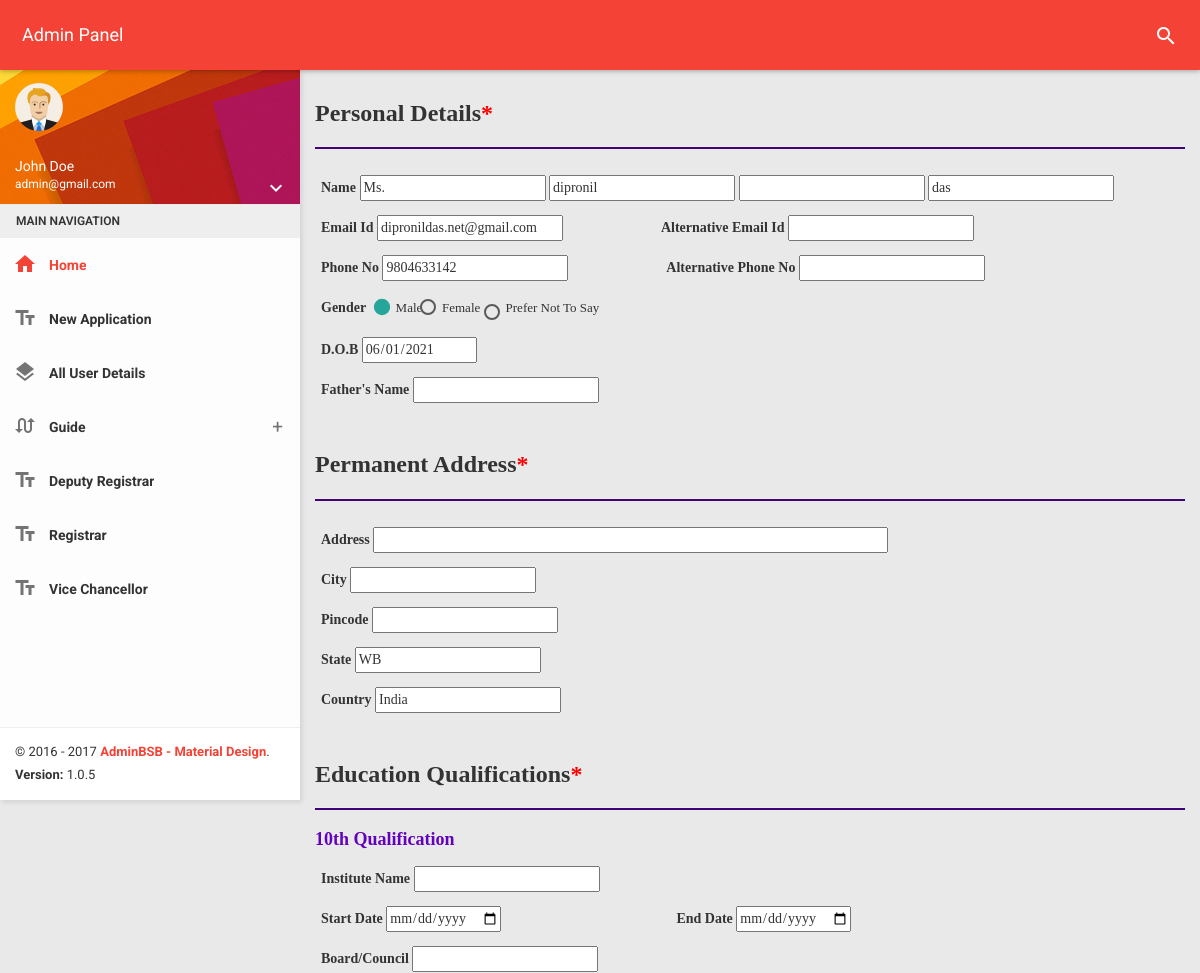
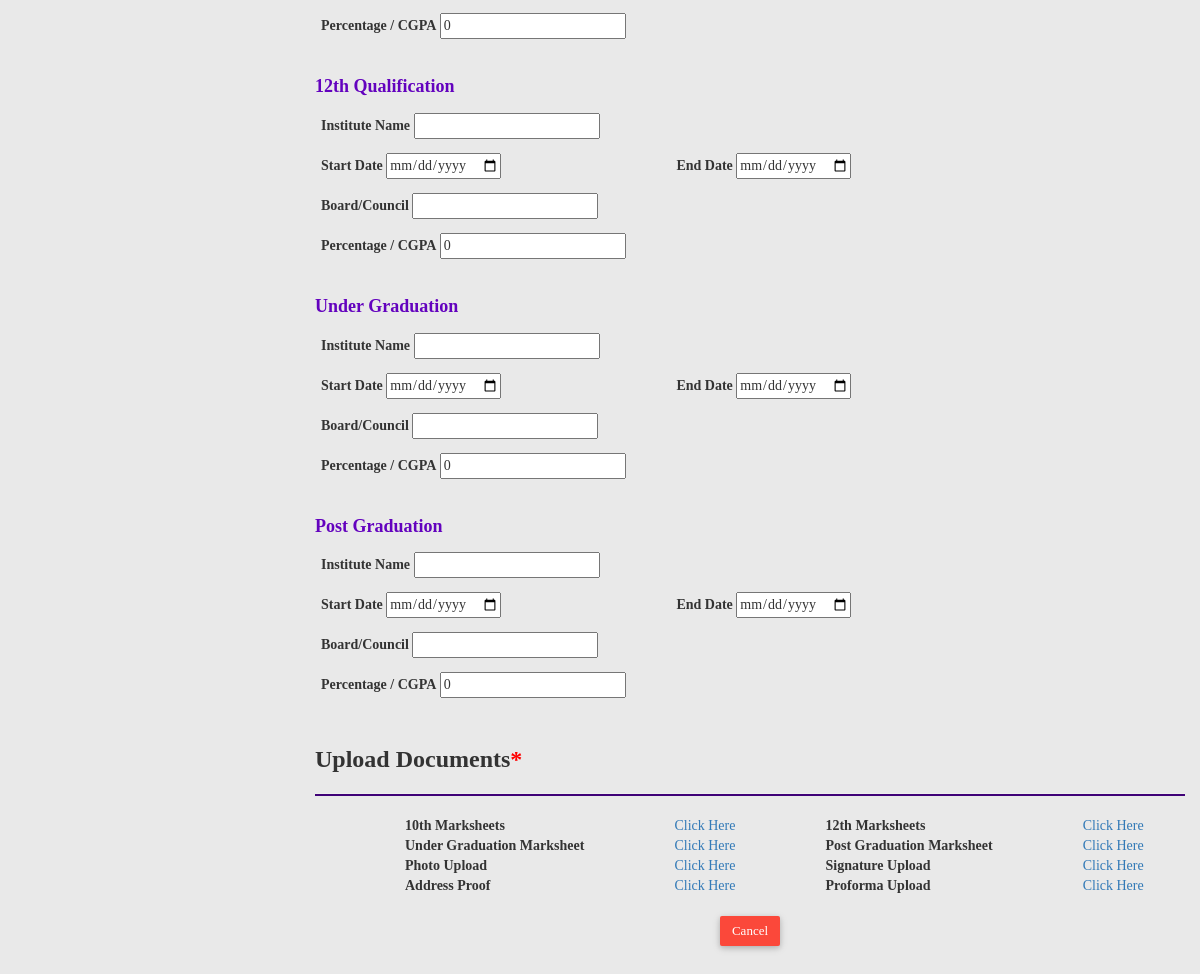
/registrar/pages/details.php?id=3 (signed in), run on the app's committed database (2 pictures, top to bottom).
### tables this page shows
CREATE TABLE `userfull` (
  `id` int(11) NOT NULL,
  `user_id` int(11) NOT NULL,
  `title` varchar(10) NOT NULL,
  `alteremail` varchar(255) NOT NULL,
  `alterphone` varchar(255) NOT NULL,
  `fathername` varchar(255) NOT NULL,
  `address` varchar(255) NOT NULL,
  `city` varchar(255) NOT NULL,
  `pin` varchar(6) NOT NULL,
  `state` varchar(20) NOT NULL,
  `country` varchar(20) NOT NULL,
  `insti10` varchar(25) NOT NULL,
  `start10` date NOT NULL,
  `end10` date NOT NULL,
  `board10` varchar(25) NOT NULL,
  `per10` int(11) NOT NULL,
  `insti12` varchar(25) NOT NULL,
  `start12` date NOT NULL,
  `end12` date NOT NULL,
  `board12` varchar(25) NOT NULL,
  `per12` int(11) NOT NULL,
  `instigra` varchar(25) NOT NULL,
  `startgra` date NOT NULL,
  `endgra` date NOT NULL,
  `boardgra` varchar(25) NOT NULL,
  `pergra` int(11) NOT NULL,
  `instipo` varchar(25) NOT NULL,
  `startpo` date NOT NULL,
  `endpo` text NOT NULL,
  `boardpo` varchar(25) NOT NULL,
  `perpo` int(11) NOT NULL,
  `mark10` varchar(255) NOT NULL,
  `mark12` varchar(255) NOT NULL,
  `markgra` varchar(255) NOT NULL,
  `markpo` varchar(255) NOT NULL,
  `photo` varchar(255) NOT NULL,
  `sign` varchar(255) NOT NULL,
  `addressp` varchar(255) NOT NULL,
  `proforma` varchar(255) NOT NULL
);

CREATE TABLE `user` (
  `id` int(6) NOT NULL,
  `firstname` varchar(255) NOT NULL,
  `middlename` varchar(255) NOT NULL,
  `lastname` varchar(255) NOT NULL,
  `email` varchar(255) NOT NULL,
  `phone` varchar(255) NOT NULL,
  `gender` varchar(255) NOT NULL,
  `dob` date NOT NULL,
  `course` varchar(255) NOT NULL,
  `password` varchar(255) NOT NULL,
  `otp` int(11) NOT NULL,
  `is_profile` tinyint(4) NOT NULL DEFAULT '0',
  `is_approved` tinyint(4) NOT NULL DEFAULT '0',
  `is_payment` tinyint(4) NOT NULL DEFAULT '0'
);

### registrar/pages/config.php (called while the page is built, shortened)
<?php
	class config
	{
		protected $servername='localhost';
		protected $username='root';
		protected $pass='';
		protected $db='phdportal';
		function __construct()
		{
			$this->conn=new mysqli($this->servername,$this->username,$this->pass,$this->db);
		}
	}
	class database extends config
	{
		public function showdetails($id)
 		{
             $result=mysqli_query($this->conn,"SELECT * FROM user,userfull WHERE user.id='$id' AND user.id=userfull.user_id");
 			 return $result;
 		}
	}
?>

### registrar/pages/details.php (the view, shortened to what this page needs)
<!DOCTYPE html>
<html>
<head>
    <link href="../plugins/bootstrap/css/bootstrap.css" rel="stylesheet">
    <link href="../plugins/node-waves/waves.css" rel="stylesheet" />
    <link href="../plugins/animate-css/animate.css" rel="stylesheet" />
    <link href="../plugins/jquery-datatable/skin/bootstrap/css/dataTables.bootstrap.css" rel="stylesheet">
    <link href="../css/style.css" rel="stylesheet">
    <link href="css/details.css" rel="stylesheet">
    <link href="../css/themes/all-themes.css" rel="stylesheet" />
</head>
<body class="theme-red">
    <?php include 'partials/nav.php'; ?>
    <section>
        <?php include 'partials/leftslide.php'; ?>
    </section>
    <section class="content">
        <?php
	        include("config.php");
	        $obj=new database;
	        $row=$obj->showdetails($_GET['id']);
	        $arr=mysqli_fetch_array($row);
        ?>
        <form action="server.php" method="post" enctype="multipart/form-data">
            <h3>Personal Details<span class="required"></h3>
            <hr>
            <div class="info">
                <label>Name</label>
                <input type="text" name="firstname" value="<?php echo $arr['title']; ?>" readonly>
                <input type="text" name="firstname" value="<?php echo $arr['firstname']; ?>" readonly>
                <input type="text" name="" value="<?php echo $arr['middlename']; ?>" readonly>
                <input type="text" name="" value="<?php echo $arr['lastname']; ?>" readonly>
            </div>
            <div class="info">
                <label>Email Id</label>
                <input type="email" name="email" value="<?php echo $arr['email']; ?>" readonly>
                <label class="dur1">Alternative Email Id</label>
                <input type="email" name="alteremail">
            </div>
            <div class="info">
                <label>Phone No</label>
                <input type="text" pattern="[0-9]{10}" maxlength="10" value="<?php echo $arr['phone']; ?>" readonly>
                <label class="dur1">Alternative Phone No</label>
                <input type="text" pattern="[0-9]{10}" maxlength="10" name="alterphone">
            </div>
            <div class="info">
                <label>Gender</label>
                <label for="male" style="width: 5%;">Male</label>
                <label for="female" style="width: 7%;">Female</label>
                <label for="other" style="width: 15%;display:inline;">Prefer Not To Say</label>
            </div>
            <div class="info">
                <label>D.O.B</label>
                <input type="date" value="<?php echo $arr['dob']; ?>" readonly>
            </div>
            <div class="info">
                <label>Father's Name</label>
                <input type="text" name="fathername" value="<?php echo $arr['fathername']; ?>">
            </div>
            <br>
            <h3>Permanent Address<span class="required"></span></h3>
            <hr>
            <div class="info">
                <label>Address</label>
                <input type="text" name="address" style="width: 60%;" value="<?php echo $arr['address']; ?>">
            </div>
            <div class="info">
                <label>City</span></label>
                <input type="text" name="city" value="<?php echo $arr['city']; ?>">
            </div>
            <div class="info">
                <label>Pincode</label>
                <input type="text" pattern="[0-9]{6}" maxlength="6" name="pin" value="<?php echo $arr['pin']; ?>">
            </div>
            <div class="info">
                <label>State</label>
                <input type="text" name="state" value="<?php echo $arr['state']; ?>">
            </div>
            <div class="info">
                <label>Country</label>
                <input type="text" name="state" value="<?php echo $arr['country']; ?>">
            </div>
            <br>
            <h3>Education Qualifications<span class="required"></h3>
            <hr>
            <h4>10th Qualification</h4>
            <div class="info">
                <label>Institute Name</label>
                <input type="text" name="insti10" value="<?php echo $arr['insti10']; ?>">
            </div>
            <div class="info">
                <label>Start Date</label>
                <input type="date" name="start10" value="<?php echo $arr['start10']; ?>">
                <label class="dur">End Date</label>
                <input type="date" name="end10" value="<?php echo $arr['end10']; ?>">
            </div>
            <div class="info">
                <label>Board/Council</label>
                <input type="text" name="board10" value="<?php echo $arr['board10']; ?>">
            </div>
            <div class="info">
                <label>Percentage / CGPA</label>
                <input type="number" name="per10" value="<?php echo $arr['per10']; ?>">
            </div>
            <br>
            <h4>12th Qualification</h4>
            <div class="info">
                <label>Institute Name</label>
                <input type="text" name="insti12" value="<?php echo $arr['insti12']; ?>">
            </div>
            <div class="info">
                <label>Start Date</label>
                <input type="date" name="start12" value="<?php echo $arr['start12']; ?>">
                <label class="dur">End Date</label>
                <input type="date" name="end12" value="<?php echo $arr['end12']; ?>">
            </div>
            <div class="info">
                <label>Board/Council</label>
                <input type="text" name="board12" value="<?php echo $arr['board12']; ?>">
            </div>
            <div class="info">
                <label>Percentage / CGPA</label>
                <input type="number" name="per12" value="<?php echo $arr['per12']; ?>">
            </div>
            <br>
            <h4>Under Graduation</h4>
            <div class="info">
                <label>Institute Name</label>
                <input type="text" name="instigra" value="<?php echo $arr['instigra']; ?>">
            </div>
            <div class="info">
                <label>Start Date</label>
                <input type="date" name="startgra" value="<?php echo $arr['startgra']; ?>">
                <label class="dur">End Date</label>
                <input type="date" name="endgra" value="<?php echo $arr['endgra']; ?>">
            </div>
            <div class="info">
                <label>Board/Council</label>
                <input type="text" name="boardgra" value="<?php echo $arr['boardgra']; ?>">
            </div>
            <div class="info">
                <label>Percentage / CGPA</label>
                <input type="number" name="pergra" value="<?php echo $arr['pergra']; ?>">
            </div>
            <br>
            <h4>Post Graduation</h4>
            <div class="info">
                <label>Institute Name</label>
                <input type="text" name="instipo" value="<?php echo $arr['instipo']; ?>">
            </div>
            <div class="info">
                <label>Start Date</label>
                <input type="date" name="startpo" value="<?php echo $arr['startpo']; ?>">
                <label class="dur">End Date</label>
                <input type="date" name="endpo" value="<?php echo $arr['endpo']; ?>">
            </div>
            <div class="info">
                <label>Board/Council</label>
                <input type="text" name="boardpo" value="<?php echo $arr['boardpo']; ?>">
            </div>
            <div class="info">
                <label>Percentage / CGPA</label>
                <input type="number" name="perpo" value="<?php echo $arr['perpo']; ?>">
            </div>
            <br>
            <h3>Upload Documents<span class="required"></h3>
            <hr>
            <table>
                <tr>
                    <td><label>10th Marksheets</label></td>
                    <td><a href="../../<?php echo $arr['mark10']; ?>">Click Here</a></td>
                    <td><label>12th Marksheets</label></td>
                    <td><a href="../../<?php echo $arr['mark12']; ?>">Click Here</a></td>
                </tr>
                <tr>
                    <td><label>Under Graduation Marksheet</label></td>
                    <td><a href="../../<?php echo $arr['markgra']; ?>">Click Here</a></td>
                    <td><label>Post Graduation Marksheet</label></td>
                    <td><a href="../../<?php echo $arr['markpo']; ?>">Click Here</a></td>
                </tr>
                <tr>
                    <td><label>Photo Upload</label></td>
                    <td><a href="../../<?php echo $arr['photo']; ?>">Click Here</a></td>
                    <td><label>Signature Upload</label></td>
                    <td><a href="../../<?php echo $arr['sign']; ?>">Click Here</a></td>
                </tr>
                <tr>
                    <td><label>Address Proof</label></td>
                    <td><a href="../../<?php echo $arr['addressp']; ?>">Click Here</a></td>
                    <td><label>Proforma Upload</label></td>
                    <td><a href="../../<?php echo $arr['proforma']; ?>">Click Here</a></td>
                </tr>
            </table>
            <br>
            <div class="button">
                <button type="button" class="btn btn-danger" onclick="document.location='viewapplication.php'">Cancel</button>
            </div>
        </form>
    </section>
</body>
</html>

### registrar/pages/css/details.css (style rules this page uses)
* { box-sizing: border-box; }
body { margin: 0; cursor: pointer; overflow-x: hidden; font-family: Cambria, Cochin, Georgia, Times, 'Times New Roman', serif; }
.container h3, h4 { font-weight: bold; color: rgb(99, 2, 190); font-family: Cambria; }
.info { padding: 6px; }
.info .dur1 { margin-left: 11%; }
.info .dur { margin-left: 20%; }
table label { width: 50%; display: inline; padding: 90px; }
table tr { padding: 10px; }
hr { height: 2px; background-color: rgb(63, 2, 119); }
.button { text-align: center; margin: 0 auto; display: block; }
.required::before { content: "*"; color: red; }

### data on the page
userfull: firstname "Ms.", firstname "dipronil", user.lastname "das", email "dipronildas.net@gmail.com", user.phone "9804633142", user.dob "06/01/2021", state "WB", state "India", per10 "0", per12 "0", pergra "0", perpo "0"

### other printed values
$_SESSION['admin_mail'] "admin@gmail.com"
